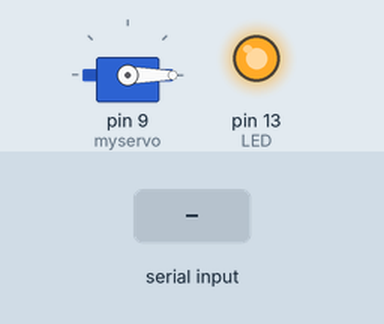
The sketch below on a simulated Arduino Uno, built with avr-gcc and run on an emulated ATmega328P. Parts: servo, output pins drawn as LEDs (lit = HIGH). Inputs (shaded band) come from the test bench.

Above: at 1.2 s.
1.3 s: "1" received over the second serial link
At 2.2 s:
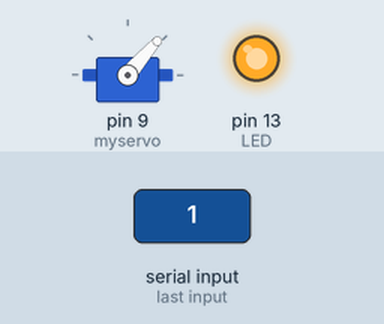
2.8 s: "0" received over the second serial link
At 3.3 s:
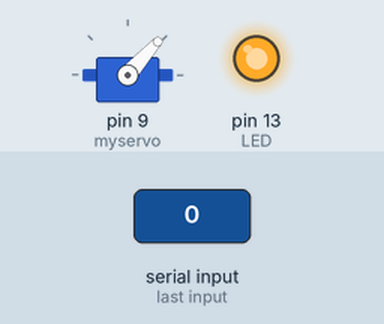
Timing chart, 0 to 5.8 s (numbered marks = the images above; inputs shaded):
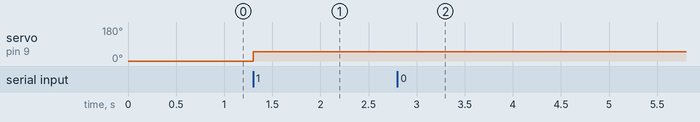

Measured:
- after the input at 1.3 s, servo on pin 9 (myservo): 0° → 49° at once
- after the input at 2.8 s, servo on pin 9 (myservo): 49° → 48° at once

The sketch:

Arduino_ProfessorX_ServoControl.ino
```cpp
// Arduino Bluetooth LE Servo Controlled by iOS
// https://www.raywenderlich.com/2164-arduino-tutorial-integrating-bluetooth-le-and-ios-with-swift
#include <Servo.h> //imports the servo library
#include <SoftwareSerial.h> //imports the serial communication library, which we will use to get the Bluetooth Low Energy (BLE) working


int LED = 13;     // Most Arduino boards have an onboard LED on pin 13
Servo myservo;    // Create servo object to control the servo
SoftwareSerial BLE_Shield(4,5); //This will create an instance of SoftwareSerial named BLE_Shield. The two parameters are pin numbers, so the BLE shield will use RX and TX lines 4 and 5 respectively.
//TX and RX are abbreviations for transmit and receive, respectively.

void setup() { // Called only once per startup
  pinMode(LED, OUTPUT);     // Set pin as an output
  digitalWrite(LED, HIGH);  // Turn on LED (ie set to HIGH voltage)

  myservo.attach(9);        // Attach the servo object to pin 9
  myservo.write(0);         // Initialize servo position to 0 degrees

  BLE_Shield.begin(9600);   // Setup the serial port at 9600 bps. This is the BLE Shield default baud rate. "Baud rate" is the speed at which data bits are transmitted.
}

void loop() {
   // See if new position data is available
  if (BLE_Shield.available()) {
    myservo.write(BLE_Shield.read());  // Write position to servo
  }

}
```
